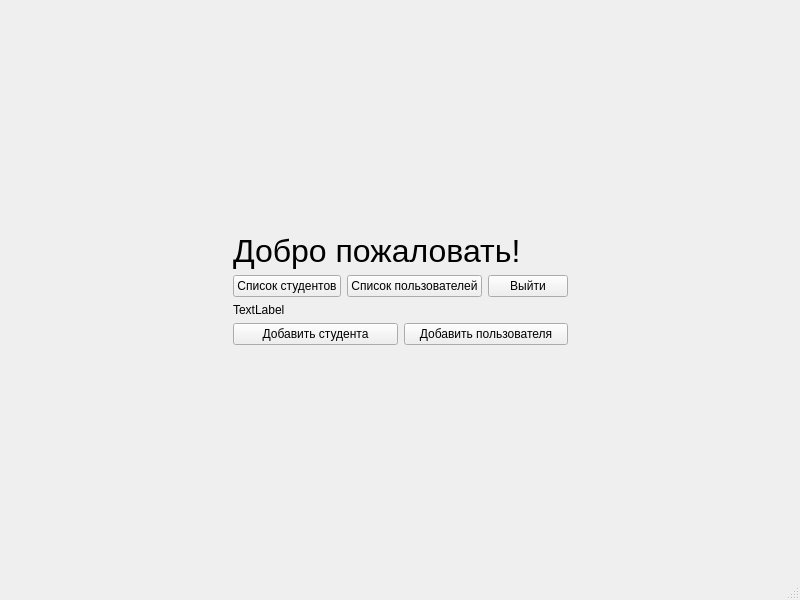
<?xml version="1.0" encoding="UTF-8"?>
<ui version="4.0">
 <class>MainWindow_New</class>
 <widget class="QMainWindow" name="MainWindow_New">
  <property name="geometry">
   <rect>
    <x>0</x>
    <y>0</y>
    <width>800</width>
    <height>600</height>
   </rect>
  </property>
  <property name="windowTitle">
   <string>MainWindow</string>
  </property>
  <widget class="QWidget" name="centralwidget">
   <layout class="QGridLayout" name="gridLayout_2">
    <item row="9" column="1">
     <spacer name="verticalSpacer">
      <property name="orientation">
       <enum>Qt::Vertical</enum>
      </property>
      <property name="sizeHint" stdset="0">
       <size>
        <width>20</width>
        <height>40</height>
       </size>
      </property>
     </spacer>
    </item>
    <item row="0" column="1">
     <spacer name="verticalSpacer_2">
      <property name="orientation">
       <enum>Qt::Vertical</enum>
      </property>
      <property name="sizeHint" stdset="0">
       <size>
        <width>20</width>
        <height>40</height>
       </size>
      </property>
     </spacer>
    </item>
    <item row="3" column="1">
     <widget class="QLabel" name="label">
      <property name="font">
       <font>
        <pointsize>24</pointsize>
       </font>
      </property>
      <property name="text">
       <string>Добро пожаловать!</string>
      </property>
     </widget>
    </item>
    <item row="8" column="1">
     <layout class="QHBoxLayout" name="horizontalLayout">
      <item>
       <widget class="QPushButton" name="btnAddStudent">
        <property name="text">
         <string>Добавить студента</string>
        </property>
       </widget>
      </item>
      <item>
       <widget class="QPushButton" name="btnAddUser">
        <property name="text">
         <string>Добавить пользователя</string>
        </property>
       </widget>
      </item>
     </layout>
    </item>
    <item row="5" column="1">
     <layout class="QGridLayout" name="gridLayout">
      <item row="2" column="1">
       <widget class="QPushButton" name="btnUsers">
        <property name="text">
         <string>Список пользователей</string>
        </property>
       </widget>
      </item>
      <item row="2" column="2">
       <widget class="QPushButton" name="btnExit">
        <property name="text">
         <string>Выйти</string>
        </property>
       </widget>
      </item>
      <item row="2" column="0">
       <widget class="QPushButton" name="btnStudents">
        <property name="text">
         <string>Список студентов</string>
        </property>
       </widget>
      </item>
     </layout>
    </item>
    <item row="5" column="0">
     <spacer name="horizontalSpacer">
      <property name="orientation">
       <enum>Qt::Horizontal</enum>
      </property>
      <property name="sizeHint" stdset="0">
       <size>
        <width>40</width>
        <height>20</height>
       </size>
      </property>
     </spacer>
    </item>
    <item row="5" column="2">
     <spacer name="horizontalSpacer_2">
      <property name="orientation">
       <enum>Qt::Horizontal</enum>
      </property>
      <property name="sizeHint" stdset="0">
       <size>
        <width>40</width>
        <height>20</height>
       </size>
      </property>
     </spacer>
    </item>
    <item row="6" column="1">
     <widget class="QLabel" name="label_2">
      <property name="text">
       <string>TextLabel</string>
      </property>
     </widget>
    </item>
   </layout>
  </widget>
  <widget class="QMenuBar" name="menubar">
   <property name="geometry">
    <rect>
     <x>0</x>
     <y>0</y>
     <width>800</width>
     <height>26</height>
    </rect>
   </property>
  </widget>
  <widget class="QStatusBar" name="statusbar"/>
 </widget>
 <resources/>
 <connections/>
</ui>
